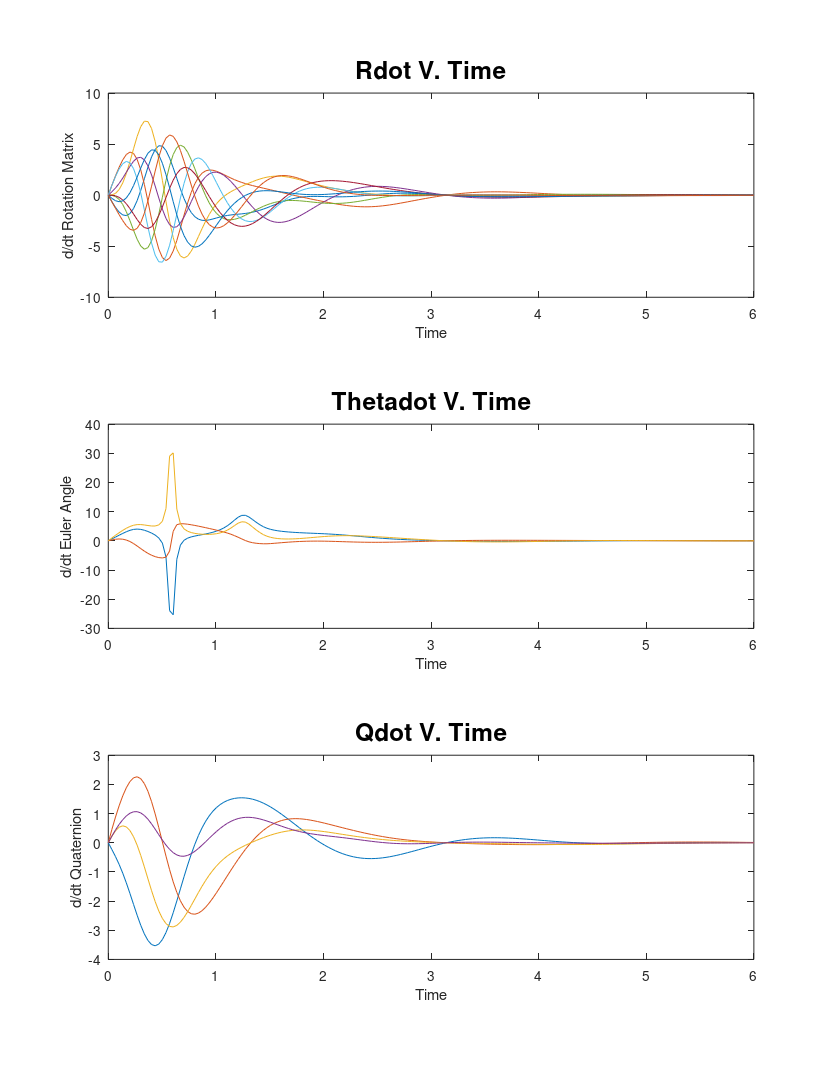
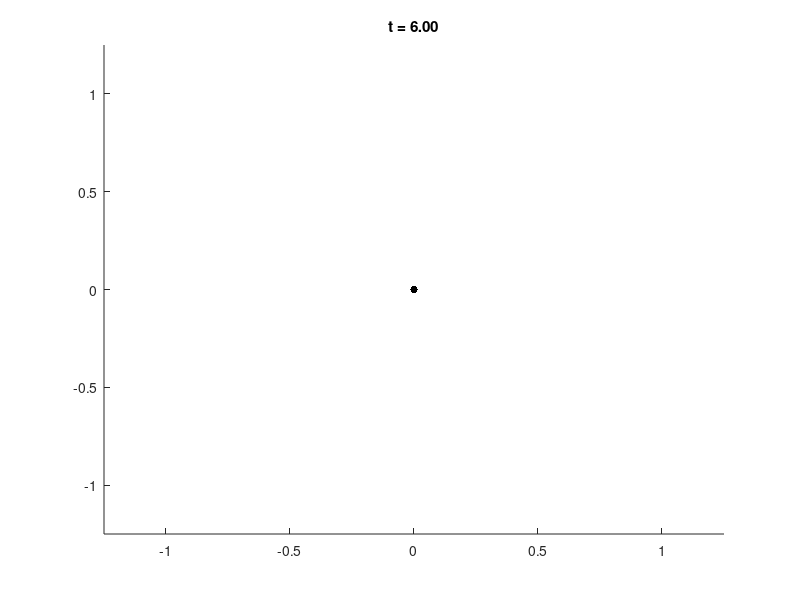

MATLAB code to generate these figures, in order:
function hw2_prob8

% DEFINE THE TIME INTERVAL
tMax = 6;
tRate = 30;
t = linspace(0,tMax,tMax*tRate);

%DEFINE THE INITIAL CONDITIONS
xH0 = [0;pi/2;0];
R0 = [0 0 1; 0 1 0; -1 0 0];
xQ0 = [1/sqrt(2);0;1/sqrt(2);0];

% INTEGRATE THE ANGULAR RATE EQUATIONS
[t,xR] = ode45(@fR,t,RtoX(R0));
[t,xH] = ode45(@fH,t,xH0);
[t,xQ] = ode45(@fQ,t,xQ0);

% FIND THE RATES
for i=1:length(t)
    rdot(:,i) = RtoX(getRdot(t(i),XtoR(xR(i,:)')));
    thetadot(:,i) = getHdot(t(i),xH(i,:)');
    [q0dot(i),qdot(:,i)] = getQdot(t(i),xQ(i,1),xQ(i,2:4)');
end

% PLOT THE RATES
figure(1);
clf;
subplot(3,1,1);
plot(t,rdot);
title('Rdot V. Time', 'FontSize', 18)
ylabel('d/dt Rotation Matrix')
xlabel('Time')
subplot(3,1,2);
plot(t,thetadot);
title('Thetadot V. Time', 'FontSize', 18)
ylabel('d/dt Euler Angle')
xlabel('Time')
subplot(3,1,3);
plot(t,q0dot,t,qdot);
title('Qdot V. Time', 'FontSize', 18)
ylabel('d/dt Quaternion')
xlabel('Time')
set(gcf,'paperorientation','portrait');
set(gcf,'paperunits','normalized');
set(gcf,'paperposition',[0 0 1 1]);
print(gcf,'-dpdf','figure1.pdf');

% CREATE A BOX
[p1,faces,colors] = makebox(0.5,1,0.2);

% SETUP THE PLOT
figure(2);
clf;
axis(1.25*[-1 1 -1 1 -1 1]);
%axis equal;
hold on;
plot3(0,0,0,'k.','markersize',16);
hBox = patch('Vertices',p1','Faces',faces,...
          'CData',colors,'FaceColor','flat');
hTitle = title(sprintf('t = %4.2f',0));
lighting flat
light('Position',[0 -2 -1])
light('Position',[0 -2 1])

% ANIMATE THE RESULTS
x = xR;
firsttime = 1;
i = 1;
dt = max(t)/(length(t)-1);
tic;
Rmat = []
Hmat = []
Qmat = []
t
while (i<length(t))
    if (toc > dt)
        tic;
        i = i+1;
        R = XtoR(x(i,:));
        Rmat = [Rmat reshape(R,9,1)];
        p0 = R*p1;
        set(hBox,'Vertices',p0');
        set(hTitle,'string',sprintf('t = %4.2f',t(i)));
        
        if (firsttime)
            firsttime=0;
            pause(0.5);
        end
        drawnow;
    end
end
Rmat

function R=HtoR(H)
% CODE TO CONVERT FROM XYZ EULER ANGLES TO A ROTATION MATRIX
theta1 = H(1);
theta2 = H(2);
theta3 = H(3);

R11 = cos(theta2)*cos(theta3);
R12 = -cos(theta2)*sin(theta3);
R13 = sin(theta2);

R21 = sin(theta1)*sin(theta2)*cos(theta3)+cos(theta1)*sin(theta3);
R22 = -sin(theta1)*sin(theta2)*sin(theta3)+cos(theta1)*cos(theta3);
R23 = -sin(theta1)*cos(theta2);

R31 = -cos(theta1)*sin(theta2)*cos(theta3)+sin(theta1)*sin(theta3);
R32 = cos(theta1)*sin(theta2)*sin(theta3)+sin(theta1)*cos(theta3);
R33 = cos(theta1)*cos(theta2);

R=[R11 R12 R13; R21 R22 R23; R31 R32 R33];


function R=QtoR(q0,q)
% CODE TO CONVERT FROM A QUATERNION TO A ROTATION MATRIX
qhat = [0 -q(3) q(2); q(3) 0 -q(1); -q(2) q(1) 0];

R = (q0^2 - q'*q)*eye(3)+2*q*q'+2*q0*qhat;


function [q0dot, qdot] = getQdot(t,q0,q)
% CODE TO COMPUTE Qdot = (q0dot,qdot)
omega = 10*exp(-t)*[sin(t);sin(2*t);sin(3*t)];
omegahat = [0 -omega(3) omega(2);...
            omega(3) 0 -omega(1);...
           -omega(2) omega(1) 0];
       
q0dot = -0.5*omega'*q;
qdot = 0.5*(omega*q0 - omegahat*q);


function thetadot = getHdot(t,theta)
% CODE TO COMPUTE Thetadot
theta2 = theta(2);
theta3 = theta(3);
omega = 10*exp(-t)*[sin(t);sin(2*t);sin(3*t)];

a = (1/sin(theta2));
B = [sin(theta3) cos(theta3) 0;...
     sin(theta2)*cos(theta3) -sin(theta2)*sin(theta3) 0;...
    -cos(theta2)*sin(theta3) -cos(theta2)*cos(theta3) sin(theta2)];

thetadot = a*B*omega;

function Rdot = getRdot(t,R)
% CODE TO COMPUTE Rdot
omega = 10*exp(-t)*[sin(t);sin(2*t);sin(3*t)];
omegahat = [0 -omega(3) omega(2); omega(3) 0 -omega(1); -omega(2) omega(1) 0];

Rdot = R*omegahat;


function xdot = fQ(t,x)
q0 = x(1,1);
q = x(2:4,1);
[q0dot, qdot] = getQdot(t,q0,q);
xdot = [q0dot; qdot];

function xdot = fH(t,x)
xdot = getHdot(t,x);

function xdot = fR(t,x)
R = XtoR(x);
xdot = RtoX(getRdot(t,R));

function X = RtoX(R)
X = reshape(R,9,1);

function R = XtoR(X)
R = reshape(X,3,3);

function [verts,faces,colors] = makebox(x,y,z)
verts = [0 x x 0 0 x x 0; 0 0 0 0 y y y y; 0 0 z z 0 0 z z];
faces = [1 2 3 4; 2 6 7 3; 6 5 8 7; 5 1 4 8; 4 3 7 8; 5 6 2 1];
colors(:,:,1) = 1*ones(1,size(faces,1));
colors(:,:,2) = 1*ones(1,size(faces,1));
colors(:,:,3) = 0*ones(1,size(faces,1));
colors(1,5,1) = 1;
colors(1,5,2) = 0;
colors(1,5,3) = 0;

